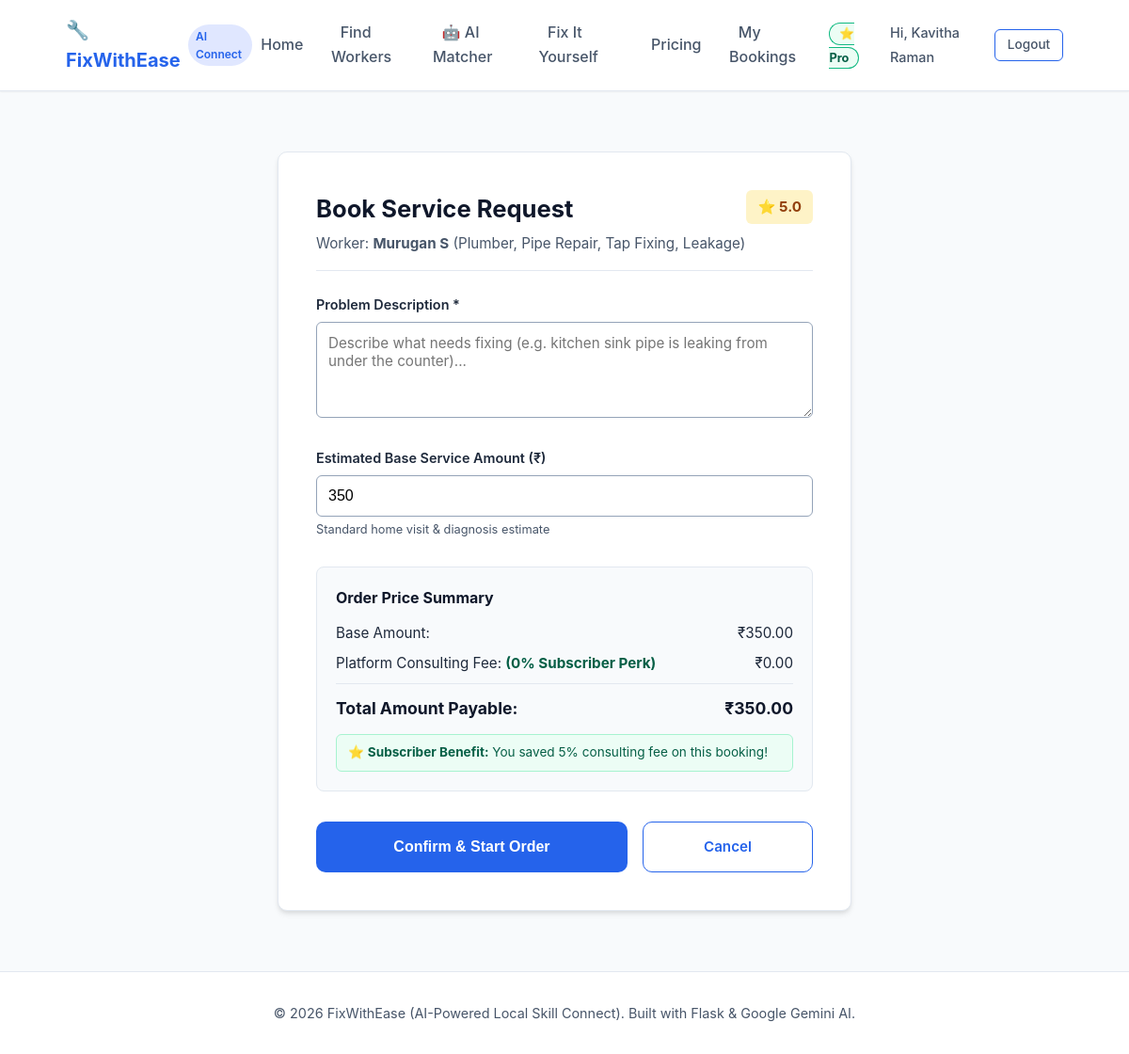
/book/4 (signed in), run on the app's committed database.
### tables this page shows
CREATE TABLE users (
        id INTEGER PRIMARY KEY AUTOINCREMENT,
        name TEXT NOT NULL,
        email TEXT UNIQUE NOT NULL,
        password_hash TEXT NOT NULL,
        role TEXT NOT NULL CHECK(role IN ('customer', 'worker', 'admin')),
        city TEXT NOT NULL,
        lat REAL,
        lng REAL,
        created_at TIMESTAMP DEFAULT CURRENT_TIMESTAMP
    );

CREATE TABLE workers (
        user_id INTEGER PRIMARY KEY,
        skills TEXT NOT NULL,
        experience_years INTEGER NOT NULL DEFAULT 1,
        rating_avg REAL NOT NULL DEFAULT 5.0,
        is_available INTEGER NOT NULL DEFAULT 1 CHECK(is_available IN (0, 1)),
        verified INTEGER NOT NULL DEFAULT 1 CHECK(verified IN (0, 1)),
        FOREIGN KEY (user_id) REFERENCES users (id) ON DELETE CASCADE
    );

### app.py (the view, shortened to what this page needs)
@app.route("/book/<int:worker_id>", methods=["GET", "POST"])
@login_required
def book_worker(worker_id):
    worker = get_worker_by_user_id(worker_id)
    if not worker:
        flash("Worker not found.", "danger")
        return redirect(url_for("workers"))
    user_id = session["user_id"]
    user_subscribed = is_subscribed(user_id)
    return render_template("book.html", worker=worker)

### app.py (called while the page is built)
@app.context_processor
def inject_global_data():
    user_id = session.get("user_id")
    subscribed = is_subscribed(user_id) if user_id else False
    return {
        "user_is_subscribed": subscribed,
        "current_user_id": user_id,
        "current_user_name": session.get("user_name"),
        "current_user_role": session.get("user_role")
    }

def login_required(f):
    @wraps(f)
    def decorated_function(*args, **kwargs):
        if not session.get("user_id"):
            flash("Please log in to continue.", "warning")
            return redirect(url_for("login", next=request.url))
        return f(*args, **kwargs)
    return decorated_function

### models/db.py (called while the page is built)
def get_db_connection():
    if IS_VERCEL:
        _ensure_database_ready()
    conn = sqlite3.connect(DB_PATH)
    conn.row_factory = sqlite3.Row
    conn.execute("PRAGMA foreign_keys = ON")
    return conn

### models/subscription.py (called while the page is built)
def get_user_subscription(user_id):
    conn = get_db_connection()
    cursor = conn.cursor()
    cursor.execute("""
        SELECT * FROM subscriptions
        WHERE user_id = ?
        ORDER BY id DESC
        LIMIT 1
    """, (user_id,))
    sub = cursor.fetchone()
    conn.close()
    return sub

def is_subscribed(user_id):
    if not user_id:
        return False
    sub = get_user_subscription(user_id)
    if not sub:
        return False
    if sub["status"] != "active":
        return False
    try:
        end_date = datetime.fromisoformat(sub["end_date"])
        return datetime.now() <= end_date
    except (ValueError, TypeError):
        return False

### models/worker.py (called while the page is built)
def get_worker_by_user_id(user_id):
    conn = get_db_connection()
    cursor = conn.cursor()
    cursor.execute("""
        SELECT
            w.user_id,
            u.name,
            u.email,
            u.city,
            u.lat,
            u.lng,
            w.skills,
            w.experience_years,
            w.rating_avg,
            w.is_available,
            w.verified
        FROM workers w
        JOIN users u ON w.user_id = u.id
        WHERE w.user_id = ?
    """, (user_id,))
    worker = cursor.fetchone()
    conn.close()
    return worker

### templates/book.html (shortened to what this page needs)
{% extends "base.html" %}
{% block content %}
<div class="container" style="max-width: 650px; margin: 2rem auto;">
    <div style="background: white; border: 1px solid var(--gray-200); border-radius: var(--radius); padding: 2.5rem; box-shadow: var(--shadow);">
        <div style="display: flex; justify-content: space-between; align-items: flex-start; margin-bottom: 1.5rem; padding-bottom: 1rem; border-bottom: 1px solid var(--gray-200);">
            <div>
                <h2 style="font-size: 1.6rem; color: var(--dark); margin-bottom: 0.25rem;">Book Service Request</h2>
                <p style="color: var(--gray-600); font-size: 0.95rem;">Worker: <strong>{{ worker.name }}</strong> ({{ worker.skills }})</p>
            </div>
            <div style="background: #fef3c7; color: #92400e; padding: 0.35rem 0.75rem; border-radius: 6px; font-weight: 700; font-size: 0.95rem;">
                ⭐ {{ "%.1f"|format(worker.rating_avg) }}
            </div>
        </div>
        <form action="{{ url_for('book_worker', worker_id=worker.user_id) }}" method="POST" id="bookingForm">
            <div style="margin-bottom: 1.5rem;">
                <label style="display: block; font-weight: 600; font-size: 0.9rem; margin-bottom: 0.4rem; color: var(--gray-800);">
                    Problem Description *
                </label>
                <textarea
                    name="problem_text"
                    rows="4"
                    required
                    placeholder="Describe what needs fixing (e.g. kitchen sink pipe is leaking from under the counter)..."
                    style="width: 100%; padding: 0.75rem; border: 1px solid var(--gray-400); border-radius: 6px; font-size: 0.95rem; font-family: inherit;"
                ></textarea>
            </div>
            <div style="margin-bottom: 1.75rem;">
                <label style="display: block; font-weight: 600; font-size: 0.9rem; margin-bottom: 0.4rem; color: var(--gray-800);">
                    Estimated Base Service Amount (₹)
                </label>
                <input
                    type="number"
                    name="base_amount"
                    id="baseAmountInput"
                    min="100"
                    step="50"
                    value="350"
                    required
                    oninput="calculateFee()"
                    style="width: 100%; padding: 0.75rem; border: 1px solid var(--gray-400); border-radius: 6px; font-size: 1rem;"
                >
                <span style="font-size: 0.8rem; color: var(--gray-600);">Standard home visit & diagnosis estimate</span>
            </div>
            <div style="background: var(--gray-50); border: 1px solid var(--gray-200); border-radius: 8px; padding: 1.25rem; margin-bottom: 2rem;">
                <h4 style="margin-bottom: 0.75rem; color: var(--dark); font-size: 1rem;">Order Price Summary</h4>
                <div style="display: flex; justify-content: space-between; margin-bottom: 0.5rem; font-size: 0.95rem;">
                    <span>Base Amount:</span>
                    <span id="displayBase">₹350.00</span>
                </div>
                <div style="display: flex; justify-content: space-between; margin-bottom: 0.5rem; font-size: 0.95rem;">
                    <span>
                        Platform Consulting Fee:
                        {% if user_is_subscribed %}
                            <strong style="color: #065f46;">(0% Subscriber Perk)</strong>
                        {% else %}
                            <strong style="color: var(--danger);">(+5% Free Tier Fee)</strong>
                        {% endif %}
                    </span>
                    <span id="displayFee">
                        {% if user_is_subscribed %}
                            ₹0.00
                        {% else %}
                            ₹17.50
                        {% endif %}
                    </span>
                </div>
                <div style="display: flex; justify-content: space-between; padding-top: 0.75rem; border-top: 1px solid var(--gray-200); font-size: 1.1rem; font-weight: 700; color: var(--dark);">
                    <span>Total Amount Payable:</span>
                    <span id="displayTotal">
                        {% if user_is_subscribed %}
                            ₹350.00
                        {% else %}
                            ₹367.50
                        {% endif %}
                    </span>
                </div>
                {% if user_is_subscribed %}
                    <div style="margin-top: 0.85rem; padding: 0.5rem 0.75rem; background: #ecfdf5; border: 1px solid #a7f3d0; border-radius: 6px; font-size: 0.85rem; color: #065f46;">
                        ⭐ <strong>Subscriber Benefit:</strong> You saved 5% consulting fee on this booking!
                    </div>
                {% endif %}
            </div>
            <div style="display: flex; gap: 1rem;">
                <button type="submit" class="btn btn-primary" style="flex: 2; padding: 0.85rem; font-size: 1rem;">
                    Confirm & Start Order
                </button>
                <a href="{{ url_for('workers') }}" class="btn btn-outline" style="flex: 1; padding: 0.85rem; text-align: center;">
                    Cancel
                </a>
            </div>
        </form>
    </div>
</div>
{% endblock %}

### static/css/style.css (style rules this page uses)
:root { --primary: #2563eb; --primary-hover: #1d4ed8; --secondary: #10b981; --secondary-hover: #059669; --accent: #f59e0b; --danger: #ef4444; --dark: #0f172a; --gray-800: #1e293b; --gray-600: #475569; --gray-400: #94a3b8; --gray-200: #e2e8f0; --gray-100: #f1f5f9; --gray-50: #f8fafc; --white: #ffffff; --shadow-sm: 0 1px 2px 0 rgba(0, 0, 0, 0.05); --shadow: 0 4px 6px -1px rgba(0, 0, 0, 0.1), 0 2px 4px -1px rgba(0, 0, 0, 0.06); --shadow-lg: 0 10px 15px -3px rgba(0, 0, 0, 0.1), 0 4px 6px -2px rgba(0, 0, 0, 0.05); --radius: 10px; --transition: all 0.2s ease-in-out; }
* { box-sizing: border-box; margin: 0; padding: 0; }
body { font-family: -apple-system, BlinkMacSystemFont, "Segoe UI", Roboto, "Helvetica Neue", Arial, sans-serif; color: var(--gray-800); background-color: var(--gray-50); line-height: 1.6; display: flex; flex-direction: column; min-height: 100vh; }
.container { width: 100%; max-width: 1100px; margin: 0 auto; padding: 0 1.25rem; }
.btn { display: inline-block; padding: 0.65rem 1.35rem; border-radius: var(--radius); font-weight: 600; text-decoration: none; cursor: pointer; border: none; transition: var(--transition); font-size: 0.95rem; text-align: center; }
.btn-primary { background-color: var(--primary); color: var(--white); }
.btn-outline { background-color: transparent; color: var(--primary); border: 1px solid var(--primary); }

### data on the page
users: name "Murugan S"
workers: skills "Plumber, Pipe Repair, Tap Fixing, Leakage", rating_avg "5.0"

### other printed values
{{ session.get('user_name', 'User') }} "Kavitha Raman"
